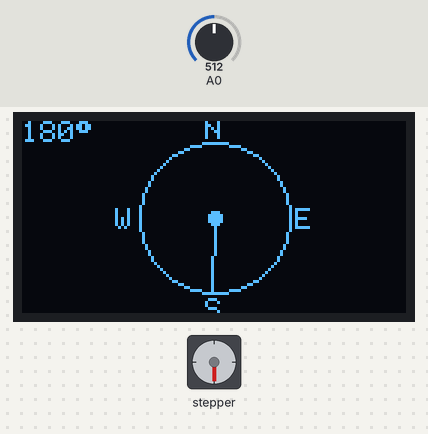
Recording of a sketch running on a simulated Arduino Uno, built with avr-gcc and run on an emulated ATmega328P. Shown: 128×64 one-colour display, stepper motor. The inputs (shaded band) are chosen by the test bench; at power-on: A0 = 512. Stepper angles assume 2048 steps per turn.

Above: at 3.9 s.
4.0 s: A0 set to 525
At 5.2 s:
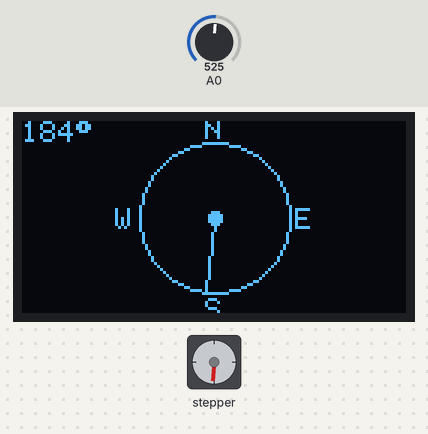
5.6 s: A0 set to 716
At 8.0 s:
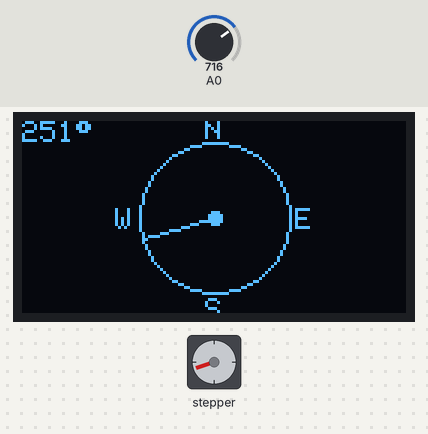
8.3 s: A0 set to 1023
At 11.4 s:
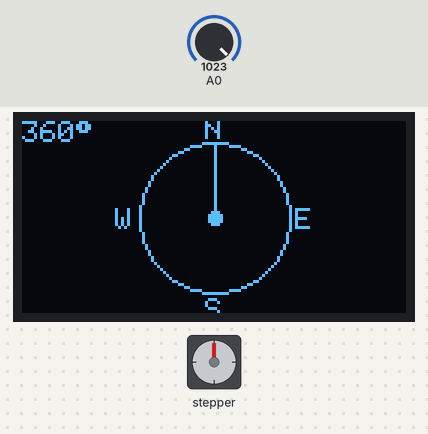
Timing chart, 0 to 12.9 s (numbered marks = the images above; inputs shaded):
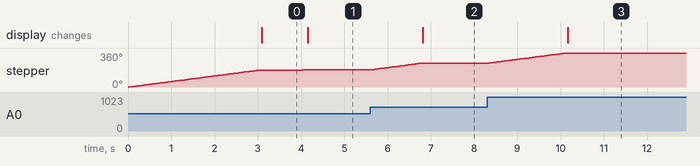

The sketch:

Arduino_stepMotor_oled_potentiometer.ino
```cpp
#include <Stepper.h>
#include <Wire.h>
#include <Adafruit_GFX.h>
#include <Adafruit_SSD1306.h>
#include <math.h>

#define SCREEN_WIDTH 128
#define SCREEN_HEIGHT 64
#define OLED_RESET -1

Adafruit_SSD1306 display(SCREEN_WIDTH, SCREEN_HEIGHT, &Wire, OLED_RESET);

const int stepsPerRevolution = 2048; // 28BYJ-48
Stepper myStepper(stepsPerRevolution, 8, 10, 9, 11);

int lastPosition = 0;

void setup() {
  myStepper.setSpeed(10);

  if (!display.begin(SSD1306_SWITCHCAPVCC, 0x3C)) {
    while (true);
  }

  display.clearDisplay();
  display.setTextColor(SSD1306_WHITE);
}

void loop() {
  int potValue = analogRead(A0);
  int targetPosition = map(potValue, 0, 1023, 0, stepsPerRevolution);

  int stepDifference = targetPosition - lastPosition;
  myStepper.step(stepDifference);
  lastPosition = targetPosition;

  float angleDeg = (lastPosition * 360.0) / stepsPerRevolution;
  float angleRad = radians(angleDeg - 90);
  // -90 so 0° points UP like a compass

  drawCompass(angleDeg, angleRad);

  delay(30);
}

void drawCompass(float angleDeg, float angleRad) {
  display.clearDisplay();

  int cx = 64;   // center X
  int cy = 32;   // center Y
  int r  = 25;   // radius

  // Outer circle
  display.drawCircle(cx, cy, r, SSD1306_WHITE);

  // Cardinal points
  display.setTextSize(1);
  display.setCursor(cx - 3, cy - r - 8); display.print("N");
  display.setCursor(cx - 3, cy + r + 2); display.print("S");
  display.setCursor(cx - r - 8, cy - 3); display.print("W");
  display.setCursor(cx + r + 2, cy - 3); display.print("E");

  // Needle
  int needleX = cx + r * cos(angleRad);
  int needleY = cy + r * sin(angleRad);
  display.drawLine(cx, cy, needleX, needleY, SSD1306_WHITE);
  display.fillCircle(cx, cy, 2, SSD1306_WHITE);

  // Angle text
  display.setCursor(0, 0);
  display.print((int)angleDeg);
  display.print((char)247);

  display.display();
}
```

Measured:
- the behaviour switches between 514 and 515 on A0 (found by bisection; images 0 and 1)
- after the input at 5.6 s, stepper: turns 67° clockwise in 1.1 s, starting after 0.05 s; the display: changes after 1.2 s (image 2)
- after the input at 8.3 s, stepper: turns 109° clockwise in 1.8 s, starting at once; the display: changes after 1.9 s (image 3)
- by itself, stepper: turns 180° clockwise in 3.0 s
